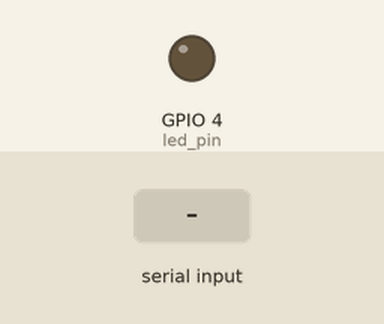
A program run on a simulated Raspberry Pi (BCM pin numbers). Shown: output pins drawn as LEDs (lit = HIGH). The inputs (shaded band) are chosen by the test bench. What the program prints to the terminal is not drawn. At 5.8 s the program stops and its outputs stay as they are.

Above: at 1.2 s.
1.3 s: "5" typed at the terminal, then Enter
At 1.8 s:
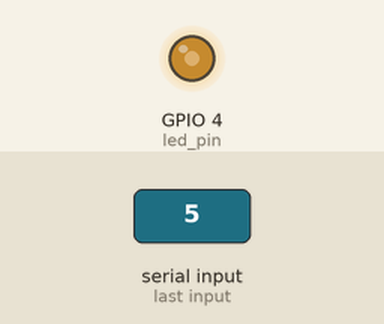
2.8 s: "t" typed at the terminal, then Enter
At 4.1 s:
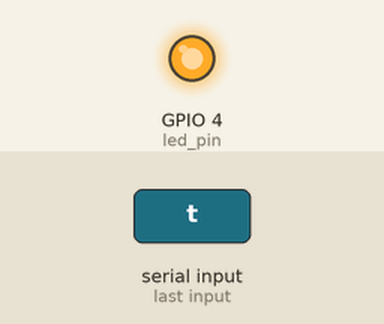
5.8 s: "Q" typed at the terminal, then Enter
At 6.4 s:
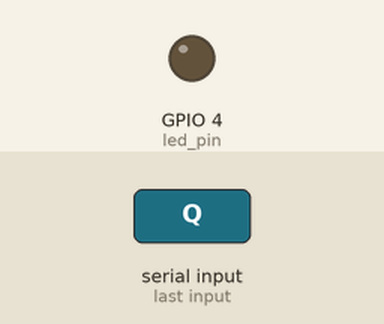
Timing chart, 0 to 7.3 s (numbered marks = the images above; inputs shaded):
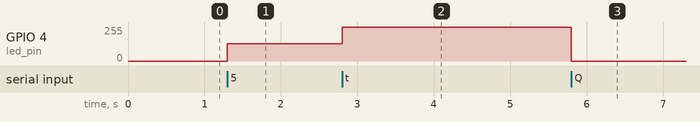

Measured:
- after the input at 1.3 s, GPIO 4 (led_pin): 0/255 → 128/255 at once
- after the input at 2.8 s, GPIO 4 (led_pin): 128/255 → 255/255 at once
- after the input at 5.8 s, GPIO 4 (led_pin): 255/255 → 0/255 at once

The program:

challenge112.py
```python
import RPi.GPIO as GPIO

# GPIO 핀 번호 설정
led_pin = 4  # 라즈베리 파이의 1번 핀을 사용

# GPIO 설정
GPIO.setmode(GPIO.BCM)
GPIO.setup(led_pin, GPIO.OUT)

# PWM 객체 생성 (핀번호, 주파수)
pwm_led = GPIO.PWM(led_pin, 1000)  # 주파수는 1000Hz로 설정

try:
    pwm_led.start(0)  # 초기 duty cycle을 0으로 설정

    while True:
        # 사용자로부터 입력 받기
        user_input = input("키를 입력하세요 (0: 0%, 5: 50%, t: 100%, Q: 종료): ")

        # 입력에 따라 LED 밝기 조절
        if user_input == '0':
            pwm_led.ChangeDutyCycle(0)  # 0% 밝기
        elif user_input == '5':
            pwm_led.ChangeDutyCycle(50)  # 50% 밝기
        elif user_input == 't':
            pwm_led.ChangeDutyCycle(100)  # 100% 밝기
        elif user_input.upper() == 'Q':
            break  # 프로그램 종료
        else:
            print("잘못된 입력입니다. 다시 시도하세요.")

except KeyboardInterrupt:
    pass
finally:
    pwm_led.stop()  # PWM 정지
    GPIO.cleanup()
```
